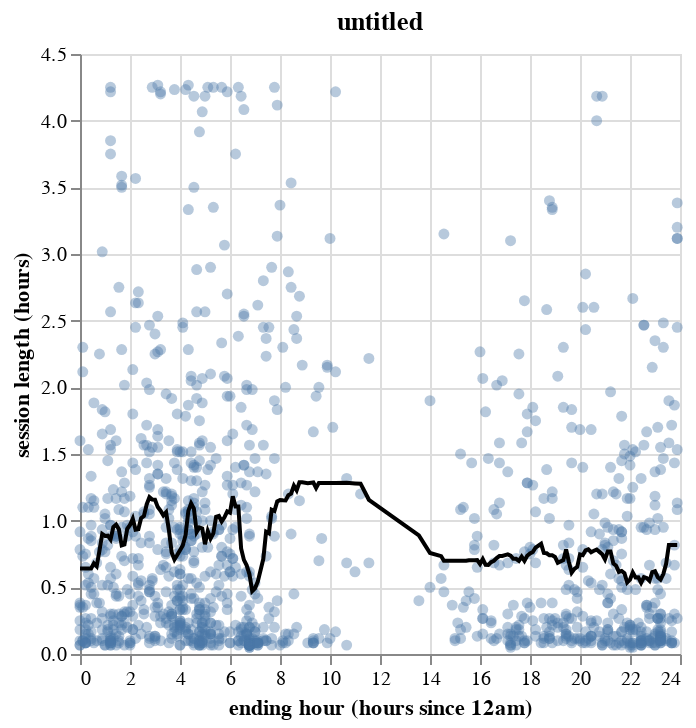

The code cell stored with this chart in its notebook:
### Code cell
regress("end_hour_of_day","ending hour (hours since 12am)")

### Figure 1 — Vega specification as saved in the notebook (floating-point values rounded to 4 significant figures; data arrays with more than 128 entries replaced by an {"elided": "..."} marker saying what was removed)
{"$schema": "https://vega.github.io/schema/vega/v5.json", "data": [{"name": "source_0", "values": {"elided": "1149 records"}}, {"name": "data_0", "values": {"elided": "1149 records"}}], "marks": [{"type": "symbol", "name": "layer_0_marks", "from": {"data": "data_0"}, "encode": {"update": {"fill": {"value": "#4c78a8"}, "opacity": {"value": 0.4}, "x": {"field": "end_hour_of_day", "scale": "x"}, "y": {"field": "session_play_time", "scale": "y"}, "shape": {"value": "circle"}}}, "style": ["circle"]}, {"type": "line", "name": "layer_1_marks", "from": {"data": "source_0"}, "sort": {"field": "x"}, "encode": {"update": {"x": {"field": "end_hour_of_day", "scale": "x"}, "y": {"field": "predictions", "scale": "y"}, "defined": {"signal": "isValid(datum[\"end_hour_of_day\"]) && isFinite(+datum[\"end_hour_of_day\"]) && isValid(datum[\"predictions\"]) && isFinite(+datum[\"predictions\"])"}, "stroke": {"value": "black"}}}, "style": ["line"]}], "scales": [{"name": "x", "type": "linear", "domain": {"fields": [{"data": "data_0", "field": "end_hour_of_day"}, {"data": "source_0", "field": "end_hour_of_day"}]}, "range": [0, {"signal": "width"}], "zero": true, "nice": true}, {"name": "y", "type": "linear", "domain": {"fields": [{"data": "data_0", "field": "session_play_time"}, {"data": "source_0", "field": "predictions"}]}, "range": [{"signal": "height"}, 0], "nice": true, "zero": true}], "axes": [{"scale": "x", "grid": true, "labels": false, "domain": false, "maxExtent": 0, "aria": false, "minExtent": 0, "gridScale": "y", "zindex": 0, "ticks": false, "tickCount": {"signal": "ceil(width/40)"}, "orient": "bottom"}, {"scale": "y", "zindex": 0, "gridScale": "x", "domain": false, "tickCount": {"signal": "ceil(height/40)"}, "grid": true, "labels": false, "aria": false, "maxExtent": 0, "minExtent": 0, "ticks": false, "orient": "left"}, {"scale": "x", "grid": false, "labelOverlap": true, "tickCount": {"signal": "ceil(width/40)"}, "zindex": 0, "orient": "bottom", "labelFlush": true, "title": "ending hour (hours since 12am)"}, {"scale": "y", "title": "session length (hours)", "zindex": 0, "grid": false, "labelOverlap": true, "tickCount": {"signal": "ceil(height/40)"}, "orient": "left"}], "title": {"text": "untitled", "frame": "group"}, "width": 300, "background": "white", "padding": 5, "height": 300, "style": "cell"}
